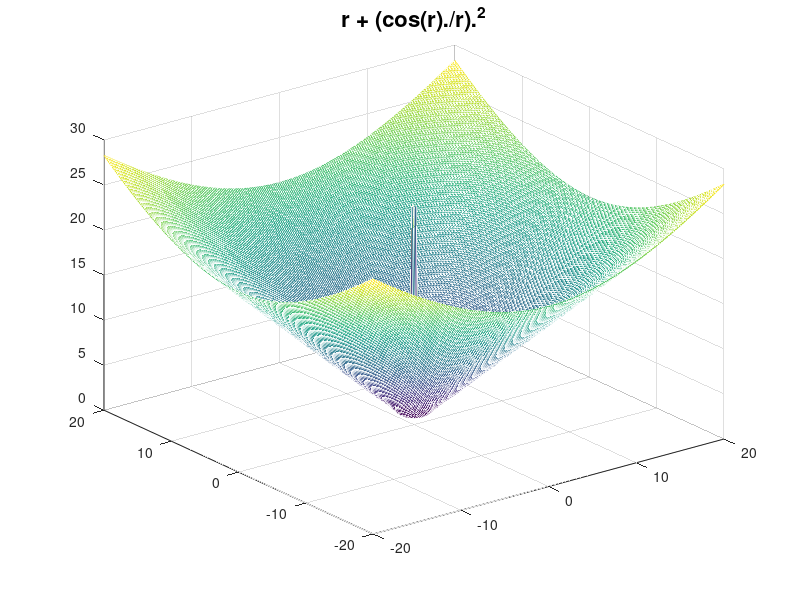

MATLAB code for this plot:
x=-20:0.2:20; y=-20:0.2:20; 
[X,Y]=meshgrid(x,y); 
r = (X.^2 + Y.^2).^0.5
Z= r + (cos(r)./r).^2
mesh(X,Y,Z)
title('r + (cos(r)./r).^2', 'Fontsize', 16);
